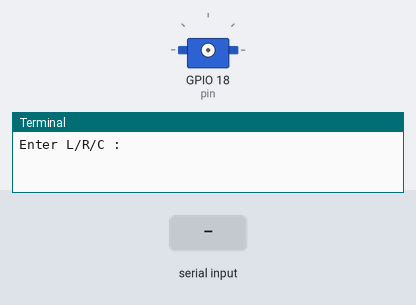
The program below on a simulated Raspberry Pi (BCM pin numbers). Parts: servo, the last lines printed to the terminal. The test bench sets the inputs (shaded band). Servo angles are drawn from the pulse width (0.5 ms = 0°, 2.5 ms = 180°).

Above: at 1.2 s.
1.3 s: "R" typed at the terminal, then Enter
2.8 s: "L" typed at the terminal, then Enter
At 3.4 s:
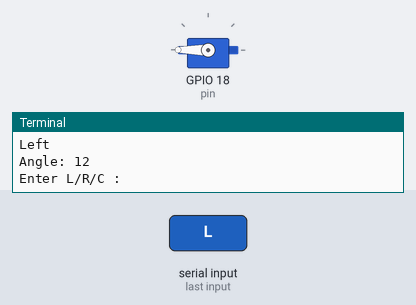
4.3 s: "C" typed at the terminal, then Enter
At 5.5 s:
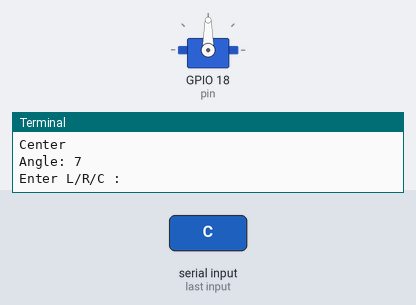
5.8 s: "r" typed at the terminal, then Enter
At 6.9 s:
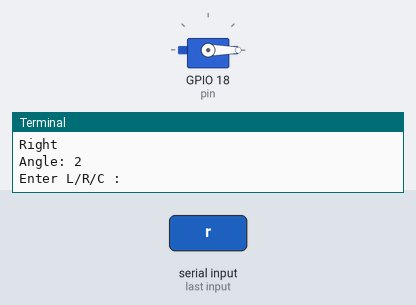
7.3 s: "l" typed at the terminal, then Enter
At 8.0 s:
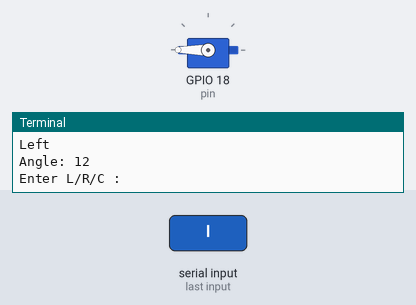
8.8 s: "c" typed at the terminal, then Enter
At 9.2 s:
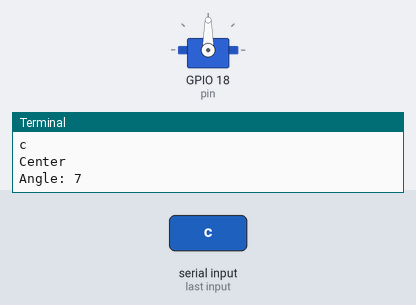
Timing chart, 0 to 11.3 s (numbered marks = the images above; inputs shaded):
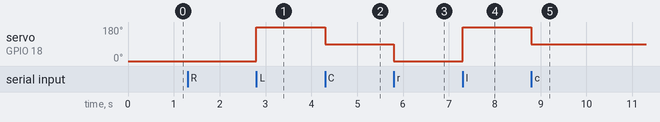

Measured:
- after the input at 2.8 s, servo on GPIO 18 (pin): 0° → 180° at once
- after the input at 4.3 s, servo on GPIO 18 (pin): 180° → 90° at once
- after the input at 5.8 s, servo on GPIO 18 (pin): 90° → 0° at once
- after the input at 7.3 s, servo on GPIO 18 (pin): 0° → 180° at once
- after the input at 8.8 s, servo on GPIO 18 (pin): 180° → 90° at once

The program:

servoMotor.py
```python
import RPi.GPIO as GPIO
import time

pin = 18
GPIO.setmode(GPIO.BCM)
GPIO.setwarnings(False)
GPIO.setup(pin, GPIO.OUT)

p = GPIO.PWM(pin, 50)
p.start(0)

left_angle = 12.5
center_angle = 7.5
right_angle = 2.5

def doAngle(angle):
    p.ChangeDutyCycle(angle)
    print ("Angle: %d" %angle)
    time.sleep(0.5)

try :

    while True:
        var = input("Enter L/R/C :")
        if var == 'R' or var == 'r' :
            print ("Right")
            doAngle(right_angle)
        elif var == 'L' or var == 'l':
            print ("Left")
            doAngle(left_angle)
        elif var == 'C' or var == 'c':
            print ("Center")
            doAngle(center_angle)

except KeyboardInterrupt:
    p.stop()

GPIO.cleanup()
```
